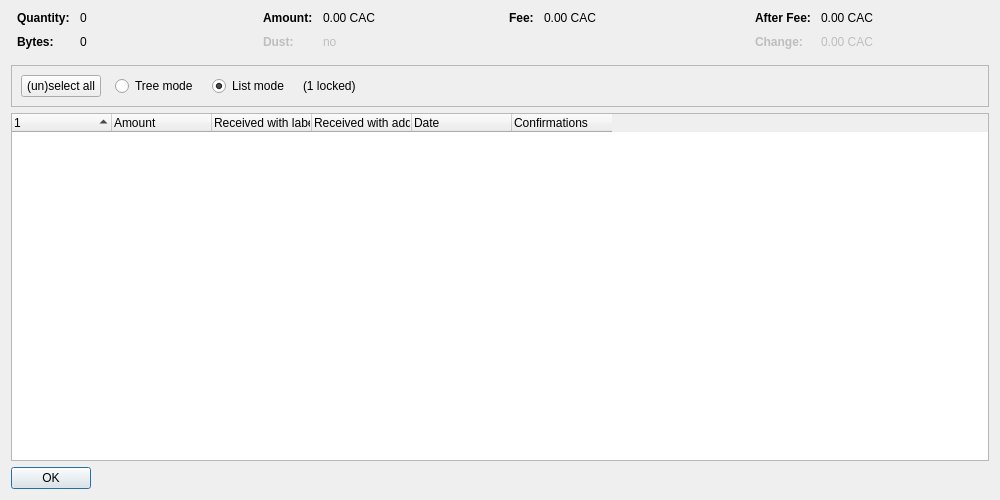
<?xml version="1.0" encoding="UTF-8"?>
<ui version="4.0">
 <class>CoinControlDialog</class>
 <widget class="QDialog" name="CoinControlDialog">
  <property name="geometry">
   <rect>
    <x>0</x>
    <y>0</y>
    <width>1000</width>
    <height>500</height>
   </rect>
  </property>
  <property name="windowTitle">
   <string>Coin Selection</string>
  </property>
  <layout class="QVBoxLayout" name="verticalLayout">
   <item>
    <layout class="QHBoxLayout" name="horizontalLayoutTop" stretch="0,0,0,0">
     <property name="topMargin">
      <number>0</number>
     </property>
     <property name="bottomMargin">
      <number>10</number>
     </property>
     <item>
      <layout class="QFormLayout" name="formLayoutCoinControl1">
       <property name="horizontalSpacing">
        <number>10</number>
       </property>
       <property name="verticalSpacing">
        <number>10</number>
       </property>
       <property name="leftMargin">
        <number>6</number>
       </property>
       <property name="rightMargin">
        <number>6</number>
       </property>
       <item row="0" column="0">
        <widget class="QLabel" name="labelCoinControlQuantityText">
         <property name="font">
          <font>
           <weight>75</weight>
           <bold>true</bold>
          </font>
         </property>
         <property name="text">
          <string>Quantity:</string>
         </property>
        </widget>
       </item>
       <item row="0" column="1">
        <widget class="QLabel" name="labelCoinControlQuantity">
         <property name="cursor">
          <cursorShape>IBeamCursor</cursorShape>
         </property>
         <property name="contextMenuPolicy">
          <enum>Qt::ActionsContextMenu</enum>
         </property>
         <property name="text">
          <string notr="true">0</string>
         </property>
         <property name="textInteractionFlags">
          <set>Qt::LinksAccessibleByMouse|Qt::TextSelectableByKeyboard|Qt::TextSelectableByMouse</set>
         </property>
        </widget>
       </item>
       <item row="1" column="0">
        <widget class="QLabel" name="labelCoinControlBytesText">
         <property name="font">
          <font>
           <weight>75</weight>
           <bold>true</bold>
          </font>
         </property>
         <property name="text">
          <string>Bytes:</string>
         </property>
        </widget>
       </item>
       <item row="1" column="1">
        <widget class="QLabel" name="labelCoinControlBytes">
         <property name="cursor">
          <cursorShape>IBeamCursor</cursorShape>
         </property>
         <property name="contextMenuPolicy">
          <enum>Qt::ActionsContextMenu</enum>
         </property>
         <property name="text">
          <string notr="true">0</string>
         </property>
         <property name="textInteractionFlags">
          <set>Qt::LinksAccessibleByMouse|Qt::TextSelectableByKeyboard|Qt::TextSelectableByMouse</set>
         </property>
        </widget>
       </item>
      </layout>
     </item>
     <item>
      <layout class="QFormLayout" name="formLayoutCoinControl2">
       <property name="horizontalSpacing">
        <number>10</number>
       </property>
       <property name="verticalSpacing">
        <number>10</number>
       </property>
       <property name="leftMargin">
        <number>6</number>
       </property>
       <property name="rightMargin">
        <number>6</number>
       </property>
       <item row="0" column="0">
        <widget class="QLabel" name="labelCoinControlAmountText">
         <property name="font">
          <font>
           <weight>75</weight>
           <bold>true</bold>
          </font>
         </property>
         <property name="text">
          <string>Amount:</string>
         </property>
        </widget>
       </item>
       <item row="0" column="1">
        <widget class="QLabel" name="labelCoinControlAmount">
         <property name="cursor">
          <cursorShape>IBeamCursor</cursorShape>
         </property>
         <property name="contextMenuPolicy">
          <enum>Qt::ActionsContextMenu</enum>
         </property>
         <property name="text">
          <string notr="true">0.00 CAC</string>
         </property>
         <property name="textInteractionFlags">
          <set>Qt::LinksAccessibleByMouse|Qt::TextSelectableByKeyboard|Qt::TextSelectableByMouse</set>
         </property>
        </widget>
       </item>
       <item row="1" column="0">
        <widget class="QLabel" name="labelCoinControlLowOutputText">
         <property name="enabled">
          <bool>false</bool>
         </property>
         <property name="font">
          <font>
           <weight>75</weight>
           <bold>true</bold>
          </font>
         </property>
         <property name="text">
          <string>Dust:</string>
         </property>
        </widget>
       </item>
       <item row="1" column="1">
        <widget class="QLabel" name="labelCoinControlLowOutput">
         <property name="enabled">
          <bool>false</bool>
         </property>
         <property name="cursor">
          <cursorShape>IBeamCursor</cursorShape>
         </property>
         <property name="contextMenuPolicy">
          <enum>Qt::ActionsContextMenu</enum>
         </property>
         <property name="text">
          <string notr="true">no</string>
         </property>
         <property name="textInteractionFlags">
          <set>Qt::LinksAccessibleByMouse|Qt::TextSelectableByKeyboard|Qt::TextSelectableByMouse</set>
         </property>
        </widget>
       </item>
      </layout>
     </item>
     <item>
      <layout class="QFormLayout" name="formLayoutCoinControl3">
       <property name="horizontalSpacing">
        <number>10</number>
       </property>
       <property name="verticalSpacing">
        <number>10</number>
       </property>
       <property name="leftMargin">
        <number>6</number>
       </property>
       <property name="rightMargin">
        <number>6</number>
       </property>
       <item row="0" column="0">
        <widget class="QLabel" name="labelCoinControlFeeText">
         <property name="font">
          <font>
           <weight>75</weight>
           <bold>true</bold>
          </font>
         </property>
         <property name="text">
          <string>Fee:</string>
         </property>
        </widget>
       </item>
       <item row="0" column="1">
        <widget class="QLabel" name="labelCoinControlFee">
         <property name="cursor">
          <cursorShape>IBeamCursor</cursorShape>
         </property>
         <property name="contextMenuPolicy">
          <enum>Qt::ActionsContextMenu</enum>
         </property>
         <property name="text">
          <string notr="true">0.00 CAC</string>
         </property>
         <property name="textInteractionFlags">
          <set>Qt::LinksAccessibleByMouse|Qt::TextSelectableByKeyboard|Qt::TextSelectableByMouse</set>
         </property>
        </widget>
       </item>
      </layout>
     </item>
     <item>
      <layout class="QFormLayout" name="formLayoutCoinControl4">
       <property name="horizontalSpacing">
        <number>10</number>
       </property>
       <property name="verticalSpacing">
        <number>10</number>
       </property>
       <property name="leftMargin">
        <number>6</number>
       </property>
       <property name="rightMargin">
        <number>6</number>
       </property>
       <item row="0" column="0">
        <widget class="QLabel" name="labelCoinControlAfterFeeText">
         <property name="font">
          <font>
           <weight>75</weight>
           <bold>true</bold>
          </font>
         </property>
         <property name="text">
          <string>After Fee:</string>
         </property>
        </widget>
       </item>
       <item row="0" column="1">
        <widget class="QLabel" name="labelCoinControlAfterFee">
         <property name="cursor">
          <cursorShape>IBeamCursor</cursorShape>
         </property>
         <property name="contextMenuPolicy">
          <enum>Qt::ActionsContextMenu</enum>
         </property>
         <property name="text">
          <string notr="true">0.00 CAC</string>
         </property>
         <property name="textInteractionFlags">
          <set>Qt::LinksAccessibleByMouse|Qt::TextSelectableByKeyboard|Qt::TextSelectableByMouse</set>
         </property>
        </widget>
       </item>
       <item row="1" column="0">
        <widget class="QLabel" name="labelCoinControlChangeText">
         <property name="enabled">
          <bool>false</bool>
         </property>
         <property name="font">
          <font>
           <weight>75</weight>
           <bold>true</bold>
          </font>
         </property>
         <property name="text">
          <string>Change:</string>
         </property>
        </widget>
       </item>
       <item row="1" column="1">
        <widget class="QLabel" name="labelCoinControlChange">
         <property name="enabled">
          <bool>false</bool>
         </property>
         <property name="cursor">
          <cursorShape>IBeamCursor</cursorShape>
         </property>
         <property name="contextMenuPolicy">
          <enum>Qt::ActionsContextMenu</enum>
         </property>
         <property name="text">
          <string notr="true">0.00 CAC</string>
         </property>
         <property name="textInteractionFlags">
          <set>Qt::LinksAccessibleByMouse|Qt::TextSelectableByKeyboard|Qt::TextSelectableByMouse</set>
         </property>
        </widget>
       </item>
      </layout>
     </item>
    </layout>
   </item>
   <item>
    <widget class="QFrame" name="frame">
     <property name="minimumSize">
      <size>
       <width>0</width>
       <height>40</height>
      </size>
     </property>
     <property name="frameShape">
      <enum>QFrame::StyledPanel</enum>
     </property>
     <property name="frameShadow">
      <enum>QFrame::Sunken</enum>
     </property>
     <layout class="QHBoxLayout" name="horizontalLayout">
      <item>
       <layout class="QHBoxLayout" name="horizontalLayoutPanel" stretch="0,0,0,0,0">
        <property name="spacing">
         <number>14</number>
        </property>
        <item>
         <widget class="QPushButton" name="pushButtonSelectAll">
          <property name="sizePolicy">
           <sizepolicy hsizetype="Maximum" vsizetype="Fixed">
            <horstretch>0</horstretch>
            <verstretch>0</verstretch>
           </sizepolicy>
          </property>
          <property name="text">
           <string>(un)select all</string>
          </property>
          <property name="autoDefault">
           <bool>false</bool>
          </property>
         </widget>
        </item>
        <item>
         <widget class="QRadioButton" name="radioTreeMode">
          <property name="sizePolicy">
           <sizepolicy hsizetype="Maximum" vsizetype="Fixed">
            <horstretch>0</horstretch>
            <verstretch>0</verstretch>
           </sizepolicy>
          </property>
          <property name="text">
           <string>Tree mode</string>
          </property>
         </widget>
        </item>
        <item>
         <widget class="QRadioButton" name="radioListMode">
          <property name="sizePolicy">
           <sizepolicy hsizetype="Maximum" vsizetype="Fixed">
            <horstretch>0</horstretch>
            <verstretch>0</verstretch>
           </sizepolicy>
          </property>
          <property name="text">
           <string>List mode</string>
          </property>
          <property name="checked">
           <bool>true</bool>
          </property>
         </widget>
        </item>
        <item>
         <widget class="QLabel" name="labelLocked">
          <property name="text">
           <string notr="true">(1 locked)</string>
          </property>
         </widget>
        </item>
        <item>
         <spacer name="horizontalSpacer">
          <property name="orientation">
           <enum>Qt::Horizontal</enum>
          </property>
          <property name="sizeHint" stdset="0">
           <size>
            <width>40</width>
            <height>20</height>
           </size>
          </property>
         </spacer>
        </item>
       </layout>
      </item>
     </layout>
    </widget>
   </item>
   <item>
    <widget class="CoinControlTreeWidget" name="treeWidget">
     <property name="contextMenuPolicy">
      <enum>Qt::CustomContextMenu</enum>
     </property>
     <property name="sortingEnabled">
      <bool>false</bool>
     </property>
     <property name="columnCount">
      <number>6</number>
     </property>
     <attribute name="headerShowSortIndicator" stdset="0">
      <bool>true</bool>
     </attribute>
     <attribute name="headerStretchLastSection">
      <bool>false</bool>
     </attribute>
     <column>
      <property name="text">
       <string/>
      </property>
     </column>
     <column>
      <property name="text">
       <string>Amount</string>
      </property>
     </column>
     <column>
      <property name="text">
       <string>Received with label</string>
      </property>
     </column>
     <column>
      <property name="text">
       <string>Received with address</string>
      </property>
     </column>
     <column>
      <property name="text">
       <string>Date</string>
      </property>
     </column>
     <column>
      <property name="text">
       <string>Confirmations</string>
      </property>
      <property name="toolTip">
       <string>Confirmed</string>
      </property>
     </column>
     <column>
      <property name="text">
       <string/>
      </property>
     </column>
     <column>
      <property name="text">
       <string/>
      </property>
     </column>
     <column>
      <property name="text">
       <string/>
      </property>
     </column>
     <column>
      <property name="text">
       <string/>
      </property>
     </column>
    </widget>
   </item>
   <item>
    <widget class="QDialogButtonBox" name="buttonBox">
     <property name="sizePolicy">
      <sizepolicy hsizetype="Maximum" vsizetype="Fixed">
       <horstretch>0</horstretch>
       <verstretch>0</verstretch>
      </sizepolicy>
     </property>
     <property name="orientation">
      <enum>Qt::Horizontal</enum>
     </property>
     <property name="standardButtons">
      <set>QDialogButtonBox::Ok</set>
     </property>
    </widget>
   </item>
  </layout>
 </widget>
 <customwidgets>
  <customwidget>
   <class>CoinControlTreeWidget</class>
   <extends>QTreeWidget</extends>
   <header>qt/coincontroltreewidget.h</header>
  </customwidget>
 </customwidgets>
 <resources/>
 <connections/>
</ui>
